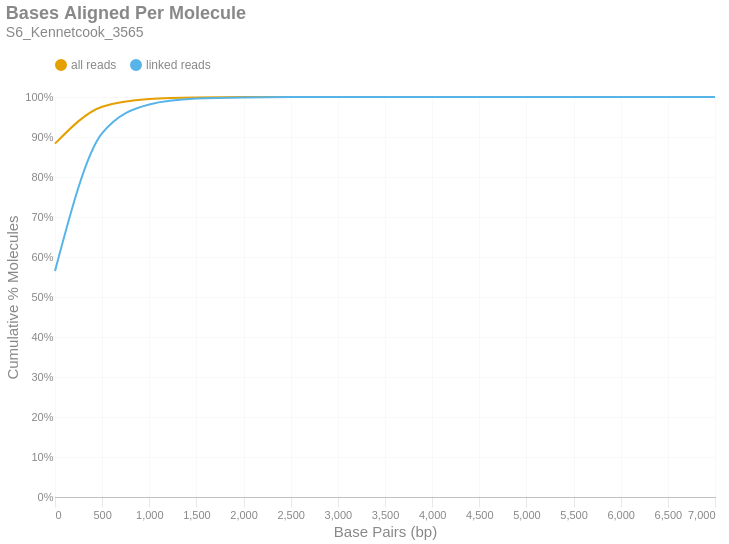

The code cell stored with this chart in its notebook:
### Markdown cell above
### Bases Aligned Per Molecule
This is a cumulative frequency distribution showing the number of base pairs aligned per unique molecule. These data are shown in 500 bp bins. There are two distributions: one with `all reads` (yellow) and another with only `linked reads` (blue). The percent of molecules in the `linked reads` distribution is relative to the total number of linked molecules.

### Code cell
if SKIPLR:
    print_html(f"Skipped")
else:
    binned_df = consolidated_hist(valids['aligned_bp'], mask, 500, True)
    with SafeRender(binned_df):
        (
            density_plot(binned_df, 'Bases Aligned Per Molecule', samplename, 'basesper')
            .encode(
                x=alt.X('bin:Q', title="Base Pairs (bp)").axis(tickMinStep=500).scale(padding=0),
                y=alt.Y('value:Q', title='Cumulative % Molecules')
                    .axis(format='%')
                    .scale(domain = [0,1])
                    .stack(False),
                color=alt.Color("key:N").scale(domain = ["all reads", "linked reads"]),
                tooltip = [
                    alt.Tooltip("key:N", title = "Data Type"),
                    alt.Tooltip("range_label:N", title="Bases Aligned Per Molecule"),
                    alt.Tooltip("value:Q", format = ".2%", title="% Molecules (Cum.)")
                ]
            )
        ).display()

### Figure 1 — Vega-Lite specification as saved in the notebook (floating-point values rounded to 4 significant figures)
{"width": "container", "height": 400, "config": {"title": {"anchor": "start", "dy": -15, "fontSize": 18, "color": "#888888", "subtitleColor": "#888888", "subtitleFontSize": 14}, "arc": {"fill": "#0072B2"}, "axis": {"domainColor": "#888888", "domainWidth": 0.5, "gridWidth": 0.2, "grid": false, "titleFontWeight": 400, "titleFontSize": 15, "labelFontSize": 11, "labelColor": "#888888", "tickColor": "#888888", "tickWidth": 0.2, "titleColor": "#888888"}, "axisBand": {"grid": false}, "axisX": {"grid": true, "tickSize": 10, "domainCap": "round"}, "axisY": {"domain": false, "grid": true, "tickSize": 0, "domainCap": "round"}, "background": "transparent", "header": {"labelFontSize": 15, "labelColor": "#888888", "titleFontSize": 15, "titleFontWeight": 600, "titleColor": "#888888"}, "legend": {"labelFont": "sans-serif", "labelFontSize": 12, "labelColor": "#888888", "symbolSize": 100, "symbolType": "circle", "titleFontSize": 12, "titlePadding": 10, "titleColor": "#888888", "title": null, "orient": "top"}, "range": {"category": ["#E69F00", "#56B4E9", "#009E73", "#F0E442", "#0072B2", "#D55E00", "#CC79A7", "#000000"], "diverging": ["#cfe8f3", "#a2d4ec", "#73bfe2", "#46abdb", "#1696d2", "#12719e"]}, "area": {"fill": "#0072B2", "fillOpacity": 0.7, "line": true, "strokeOpacity": 0.7}, "line": {"color": "#0072B2", "stroke": "#0072B2", "strokeWidth": 2}, "trail": {"color": "#0072B2", "stroke": "#0072B2", "strokeWidth": 0, "size": 1}, "point": {"filled": true, "fillOpacity": 1.0, "size": 95}, "text": {"color": "#888888", "fontSize": 11, "align": "right", "fontWeight": 400, "size": 11}, "bar": {"fill": "#0072B2", "stroke": null}, "view": {"stroke": null, "continuousWidth": 660, "continuousHeight": 400}}, "data": {"name": "data-d77ae0d32295ac1acc81753c7ae54a14"}, "mark": {"type": "line", "interpolate": "monotone", "point": {"opacity": 0, "size": 275}}, "encoding": {"color": {"field": "key", "scale": {"domain": ["all reads", "linked reads"]}, "type": "nominal"}, "tooltip": [{"field": "key", "title": "Data Type", "type": "nominal"}, {"field": "range_label", "title": "Bases Aligned Per Molecule", "type": "nominal"}, {"field": "value", "format": ".2%", "title": "% Molecules (Cum.)", "type": "quantitative"}], "x": {"axis": {"tickMinStep": 500}, "field": "bin", "scale": {"padding": 0}, "title": "Base Pairs (bp)", "type": "quantitative"}, "y": {"axis": {"format": "%"}, "field": "value", "scale": {"domain": [0, 1]}, "stack": false, "title": "Cumulative % Molecules", "type": "quantitative"}}, "params": [{"name": "param_c36ac31b6afebe62", "select": {"type": "point", "fields": ["key"]}, "bind": "legend"}], "title": {"text": "Bases Aligned Per Molecule", "subtitle": "S6_Kennetcook_3565"}, "transform": [{"fold": ["all reads (cumsum)", "linked reads (cumsum)"]}, {"calculate": "replace(datum.key, ' (cumsum)', '')", "as": "key"}, {"filter": {"param": "param_c36ac31b6afebe62"}}], "usermeta": {"embedOptions": {"downloadFileName": "S6_Kennetcook_3565.basesper"}}, "$schema": "https://vega.github.io/schema/vega-lite/v6.1.0.json", "datasets": {"data-d77ae0d32295ac1acc81753c7ae54a14": [{"bin": "0.0", "interval": "0.0-500.0", "all reads": 0.8834, "linked reads": 0.5649, "all reads (cumsum)": 0.8834, "linked reads (cumsum)": 0.5649, "range_label": "0-499"}, {"bin": "500.0", "interval": "500.0-1000.0", "all reads": 0.09233, "linked reads": 0.3446, "all reads (cumsum)": 0.9758, "linked reads (cumsum)": 0.9095, "range_label": "500-999"}, {"bin": "1000.0", "interval": "1000.0-1500.0", "all reads": 0.01921, "linked reads": 0.07181, "all reads (cumsum)": 0.995, "linked reads (cumsum)": 0.9813, "range_label": "1000-1499"}, {"bin": "1500.0", "interval": "1500.0-2000.0", "all reads": 0.003925, "linked reads": 0.01467, "all reads (cumsum)": 0.9989, "linked reads (cumsum)": 0.9959, "range_label": "1500-1999"}, {"bin": "2000.0", "interval": "2000.0-2500.0", "all reads": 0.0008307, "linked reads": 0.003105, "all reads (cumsum)": 0.9997, "linked reads (cumsum)": 0.9991, "range_label": "2000-2499"}, {"bin": "2500.0", "interval": "2500.0-3000.0", "all reads": 0.0001964, "linked reads": 0.0007341, "all reads (cumsum)": 0.9999, "linked reads (cumsum)": 0.9998, "range_label": "2500-2999"}, {"bin": "3000.0", "interval": "3000.0-3500.0", "all reads": 4.317e-05, "linked reads": 0.0001613, "all reads (cumsum)": 1.0, "linked reads (cumsum)": 0.9999, "range_label": "3000-3499"}, {"bin": "3500.0", "interval": "3500.0-4000.0", "all reads": 9.594e-06, "linked reads": 3.585e-05, "all reads (cumsum)": 1.0, "linked reads (cumsum)": 1.0, "range_label": "3500-3999"}, {"bin": "4000.0", "interval": "4000.0-4500.0", "all reads": 3.156e-06, "linked reads": 1.179e-05, "all reads (cumsum)": 1.0, "linked reads (cumsum)": 1.0, "range_label": "4000-4499"}, {"bin": "4500.0", "interval": "4500.0-5000.0", "all reads": 7.574e-07, "linked reads": 2.831e-06, "all reads (cumsum)": 1.0, "linked reads (cumsum)": 1.0, "range_label": "4500-4999"}, {"bin": "5000.0", "interval": "5000.0-5500.0", "all reads": 1.262e-07, "linked reads": 4.718e-07, "all reads (cumsum)": 1.0, "linked reads (cumsum)": 1.0, "range_label": "5000-5499"}, {"bin": "5500.0", "interval": "5500.0-6000.0", "all reads": 0.0, "linked reads": 0.0, "all reads (cumsum)": 1.0, "linked reads (cumsum)": 1.0, "range_label": "5500-5999"}, {"bin": "6000.0", "interval": "6000.0-6500.0", "all reads": 0.0, "linked reads": 0.0, "all reads (cumsum)": 1.0, "linked reads (cumsum)": 1.0, "range_label": "6000-6499"}, {"bin": "6500.0", "interval": "6500.0-7000.0", "all reads": 0.0, "linked reads": 0.0, "all reads (cumsum)": 1.0, "linked reads (cumsum)": 1.0, "range_label": "6500-6999"}, {"bin": "7000.0", "interval": "7000.0-7500.0", "all reads": 1.262e-07, "linked reads": 4.718e-07, "all reads (cumsum)": 1.0, "linked reads (cumsum)": 1.0, "range_label": "7000-7499"}]}}
